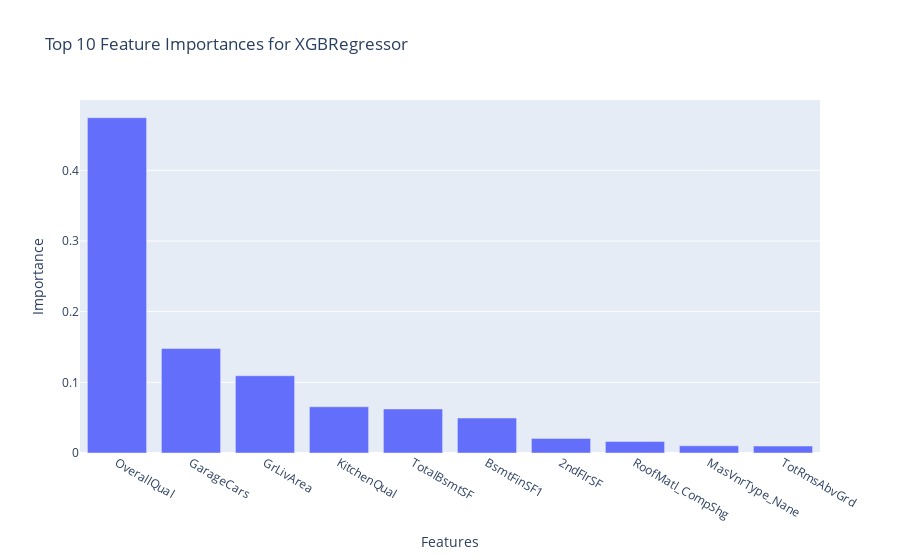

The cell this chart's notebook holds for it:
### Code cell
import plotly.express as px
xgb_feature_importances = xgb_model.feature_importances_
xgb_importances = pd.DataFrame({
    'Feature': X_train.columns,
    'Importance': xgb_feature_importances
}).sort_values(by='Importance', ascending=False)
xgb_importances = xgb_importances[xgb_importances['Importance'] > 0].head(10)
fig = px.bar(xgb_importances, x='Feature', y='Importance', 
             title='Top 10 Feature Importances for XGBRegressor',
             labels={'Feature': 'Features', 'Importance': 'Importance'})

fig.show()

### Figure 1 — Plotly figure (JSON) as saved in the notebook; plotly's stock layout.template omitted (floating-point values rounded to 4 significant figures)
{"data": [{"alignmentgroup": "True", "hovertemplate": "Features=%{x}<br>Importance=%{y}<extra></extra>", "legendgroup": "", "marker": {"color": "#636efa", "pattern": {"shape": ""}}, "name": "", "offsetgroup": "", "orientation": "v", "showlegend": false, "textposition": "auto", "type": "bar", "x": ["OverallQual", "GarageCars", "GrLivArea", "KitchenQual", "TotalBsmtSF", "BsmtFinSF1", "2ndFlrSF", "RoofMatl_CompShg", "MasVnrType_Nane", "TotRmsAbvGrd"], "xaxis": "x", "y": [0.4745, 0.1478, 0.1093, 0.0654, 0.0623, 0.04952, 0.02069, 0.01635, 0.01019, 0.00982], "yaxis": "y"}], "layout": {"autosize": true, "barmode": "relative", "legend": {"tracegroupgap": 0}, "title": {"text": "Top 10 Feature Importances for XGBRegressor"}, "xaxis": {"anchor": "y", "autorange": true, "domain": [0, 1], "range": [-0.5, 9.5], "title": {"text": "Features"}, "type": "category"}, "yaxis": {"anchor": "x", "autorange": true, "domain": [0, 1], "range": [0, 0.4995], "title": {"text": "Importance"}, "type": "linear"}}}
